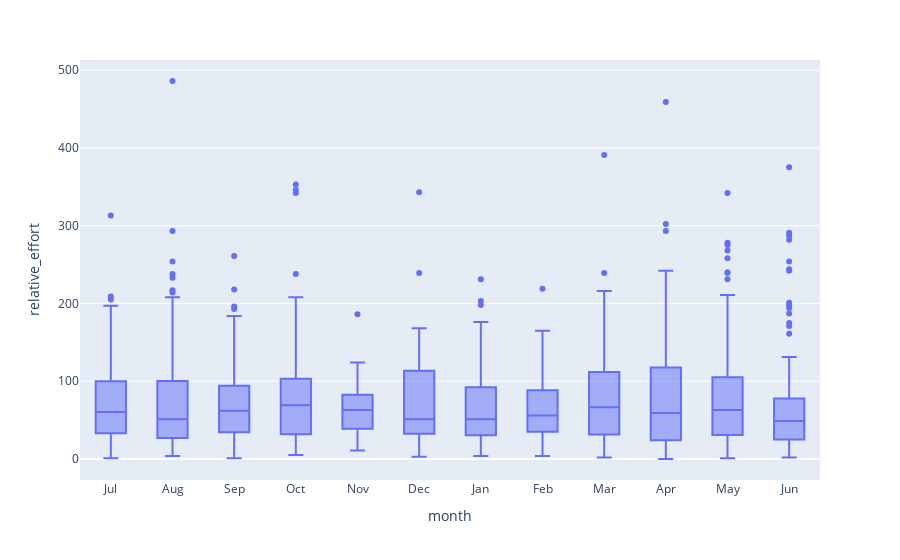

Notebook cell for this chart:
### Code cell
#Plot relative effort
fig = px.box(data_strava, x="month",y="relative_effort")
fig.show()

### Figure 1 — Plotly figure (JSON) as saved in the notebook; plotly's stock layout.template omitted (floating-point values rounded to 4 significant figures; data arrays with more than 128 entries replaced by an {"elided": "..."} marker saying what was removed)
{"data": [{"alignmentgroup": "True", "hovertemplate": "month=%{x}<br>relative_effort=%{y}<extra></extra>", "legendgroup": "", "marker": {"color": "#636efa"}, "name": "", "notched": false, "offsetgroup": "", "orientation": "v", "showlegend": false, "type": "box", "x": {"elided": "1662 str values"}, "x0": " ", "xaxis": "x", "y": {"elided": "1662 int values"}, "y0": " ", "yaxis": "y"}], "layout": {"boxmode": "group", "legend": {"tracegroupgap": 0}, "margin": {"t": 60}, "xaxis": {"anchor": "y", "domain": [0, 1], "title": {"text": "month"}}, "yaxis": {"anchor": "x", "domain": [0, 1], "title": {"text": "relative_effort"}}}}
